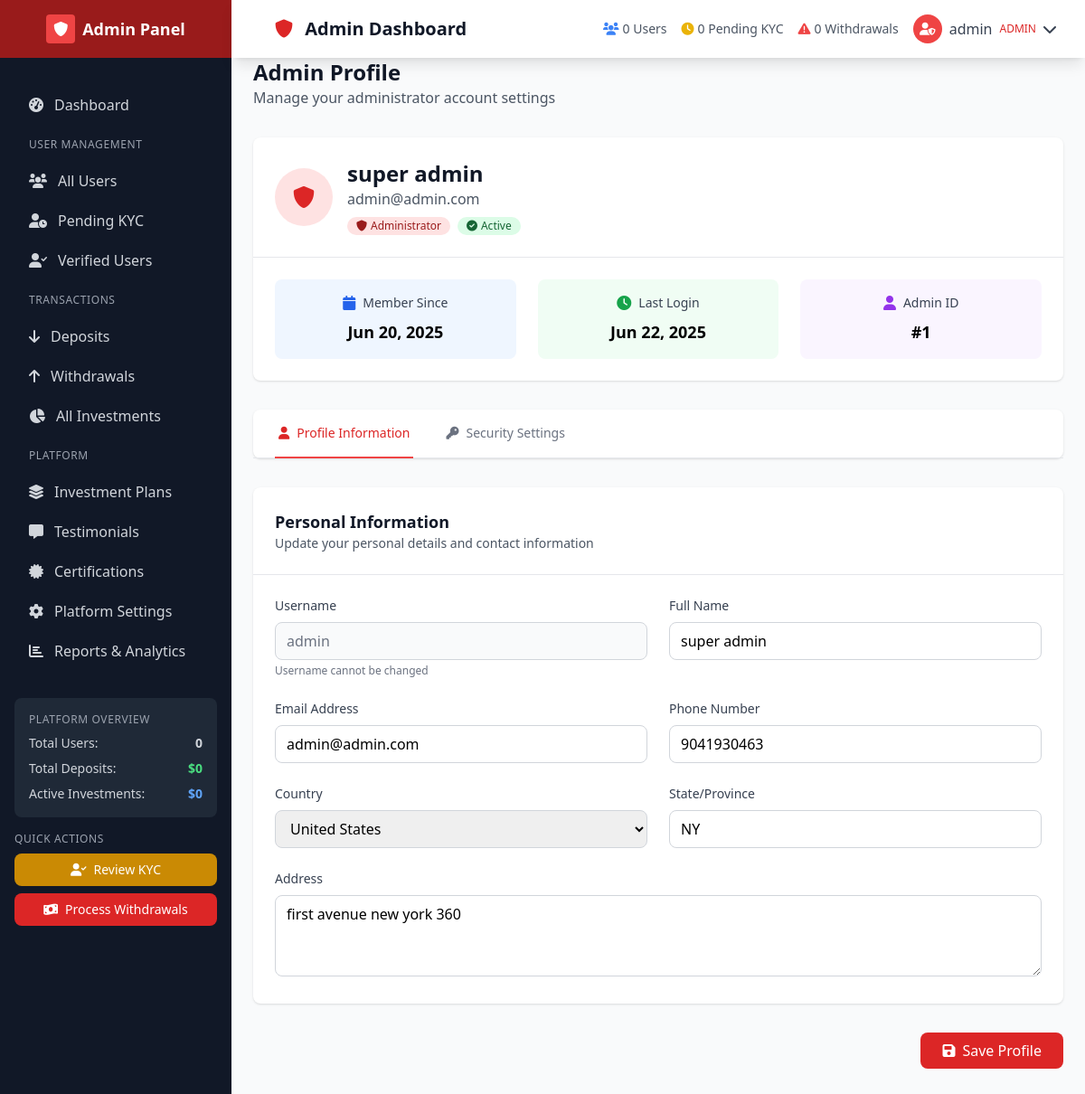
Before: /admin-panel/profile/ (signed in) with the older database file.
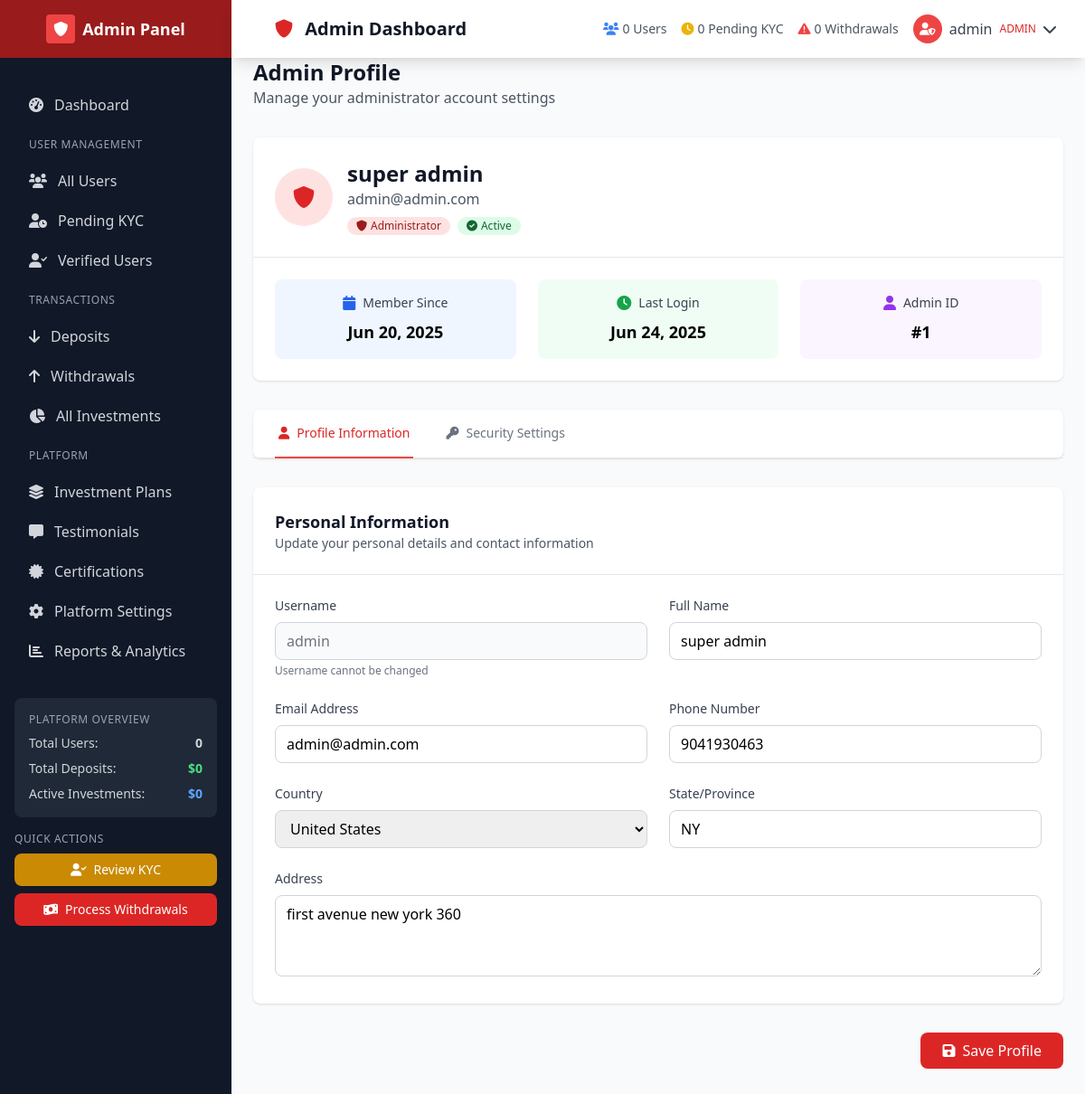
After: the same page with the newer database file.
### accounts/models.py (models this page shows, shortened)
class CustomUser(AbstractUser):
    email = models.EmailField(unique=True)
    full_name = models.CharField(max_length=100)
    is_verified = models.BooleanField(default=False)
    is_approved = models.BooleanField(default=False)
    registration_step = models.IntegerField(default=1)  # 1 or 2
    created_at = models.DateTimeField(auto_now_add=True)
    updated_at = models.DateTimeField(auto_now=True)
    USERNAME_FIELD = 'username'
    REQUIRED_FIELDS = ['email', 'full_name']

### admin_panel/views.py (the view)
# urls.py: path('profile/', views.admin_profile, name='admin_profile'),
@admin_required
def admin_profile(request):
    profile = get_or_create_profile(request.user)
    context = {
        'profile': profile,
    }
    return render(request, 'admin_panel/profile.html', context)

### admin_panel/context_processors.py (called while the page is built)
def investment_stats(request):
    if request.user.is_authenticated and request.user.is_staff:
        return {
            'investment_stats': calculate_investment_stats()
        }
    return {}

### admin_panel/views.py (called while the page is built)
def get_or_create_profile(user):
    profile, created = UserProfile.objects.get_or_create(user=user)
    return profile

### core/context_processors.py (called while the page is built)
def site_settings(request):
    try:
        settings = SiteSettings.objects.first()
    except SiteSettings.DoesNotExist:
        settings = None
    return {'site_settings': settings}

def currency_rates(request):
    rates = {}
    try:
        currency_rates = CurrencyRate.objects.all()
        for rate in currency_rates:
            rates[rate.currency_code] = rate.rate_usd
    except:
        pass
    return {'currency_rates': rates}

### templates/admin_panel/profile.html (shortened to what the changed rows need)
{% extends 'admin_panel/base.html' %}
{% block content %}
<div class="pt-16 p-6">
    <div class="max-w-4xl mx-auto">
        <div class="mb-8">
            <h1 class="text-2xl font-bold text-gray-900">Admin Profile</h1>
        </div>
        <div class="bg-white rounded-lg shadow mb-8">
            <div class="p-6 border-b border-gray-200">
                <div class="flex items-center space-x-4">
                    <div>
                        <h2 class="text-2xl font-bold text-gray-900">{{ user.full_name|default:user.username }}</h2>
                        <p class="text-gray-600">{{ user.email }}</p>
                        <div class="flex items-center space-x-2 mt-2">
                            <span class="inline-flex items-center px-2.5 py-0.5 rounded-full text-xs font-medium bg-red-100 text-red-800">
                            </span>
                            {% if user.is_active %}
                                <span class="inline-flex items-center px-2.5 py-0.5 rounded-full text-xs font-medium bg-green-100 text-green-800">
                                </span>
                            {% endif %}
                        </div>
                    </div>
                </div>
            </div>
            <div class="p-6">
                <div class="grid grid-cols-1 md:grid-cols-3 gap-6">
                    <div class="text-center p-4 bg-blue-50 rounded-lg">
                        <div class="flex items-center justify-center mb-2">
                            <i class="fas fa-calendar text-blue-600 mr-2"></i>
                            <span class="text-sm font-medium text-gray-700">Member Since</span>
                        </div>
                        <p class="text-lg font-semibold">{{ user.date_joined|date:"M d, Y" }}</p>
                    </div>
                    <div class="text-center p-4 bg-green-50 rounded-lg">
                        <div class="flex items-center justify-center mb-2">
                            <i class="fas fa-clock text-green-600 mr-2"></i>
                            <span class="text-sm font-medium text-gray-700">Last Login</span>
                        </div>
                        <p class="text-lg font-semibold">{{ user.last_login|date:"M d, Y" }}</p>
                    </div>
                    <div class="text-center p-4 bg-purple-50 rounded-lg">
                        <div class="flex items-center justify-center mb-2">
                            <i class="fas fa-user text-purple-600 mr-2"></i>
                            <span class="text-sm font-medium text-gray-700">Admin ID</span>
                        </div>
                        <p class="text-lg font-semibold">#{{ user.id }}</p>
                    </div>
                </div>
            </div>
        </div>
        <div id="profile-content" class="tab-content">
            <form method="post" action="{% url 'admin_panel:update_profile' %}">
                <div class="bg-white rounded-lg shadow mb-8">
                    <div class="p-6 border-b border-gray-200">
                        <h2 class="text-lg font-semibold text-gray-900">Personal Information</h2>
                    </div>
                    <div class="p-6 space-y-6">
                        <div class="grid grid-cols-1 md:grid-cols-2 gap-6">
                            <div>
                                <label class="block text-sm font-medium text-gray-700 mb-2">Username</label>
                                <input type="text" value="{{ user.username }}" disabled
                                       class="w-full px-3 py-2 border border-gray-300 rounded-lg bg-gray-50 text-gray-500">
                                <p class="text-xs text-gray-500 mt-1">Username cannot be changed</p>
                            </div>
                            <div>
                                <label class="block text-sm font-medium text-gray-700 mb-2">Full Name</label>
                                <input type="text" name="full_name" value="{{ user.full_name }}"
                                       class="w-full px-3 py-2 border border-gray-300 rounded-lg focus:ring-2 focus:ring-red-500 focus:border-transparent"
                                       placeholder="Enter your full name">
                            </div>
                            <div>
                                <label class="block text-sm font-medium text-gray-700 mb-2">Email Address</label>
                                <input type="email" name="email" value="{{ user.email }}"
                                       class="w-full px-3 py-2 border border-gray-300 rounded-lg focus:ring-2 focus:ring-red-500 focus:border-transparent"
                                       placeholder="Enter your email">
                            </div>
                        </div>
                    </div>
                </div>
            </form>
        </div>
    </div>
</div>
{% endblock %}

### templates/admin_panel/partials/navbar.html (shortened to what this page needs)
<nav class="bg-white shadow-lg fixed top-0 left-0 right-0 z-40 lg:left-64">
    <div class="px-4 sm:px-6 lg:px-8">
        <div class="flex justify-between h-16">
            <div class="flex items-center">
                <h1 class="ml-4 text-xl font-semibold text-gray-900">
                    <i class="fas fa-shield-alt text-red-600 mr-2"></i>
                    {% block page_title %}Admin Dashboard{% endblock %}
                </h1>
            </div>
            <div class="flex items-center space-x-4">
                <div class="hidden md:flex items-center space-x-4 text-sm text-gray-600">
                    <div class="flex items-center space-x-1">
                        <i class="fas fa-users text-blue-500"></i>
                        <span>{{ total_users|default:0 }} Users</span>
                    </div>
                    <div class="flex items-center space-x-1">
                        <i class="fas fa-clock text-yellow-500"></i>
                        <span>{{ pending_kyc|default:0 }} Pending KYC</span>
                    </div>
                    <div class="flex items-center space-x-1">
                        <i class="fas fa-exclamation-triangle text-red-500"></i>
                        <span>{{ pending_withdrawals|default:0 }} Withdrawals</span>
                    </div>
                </div>
                <div class="relative">
                    <button id="admin-user-menu-btn" class="flex items-center space-x-2 text-gray-700 hover:text-gray-900">
                        <div class="w-8 h-8 bg-red-500 rounded-full flex items-center justify-center text-white text-sm font-medium">
                            <i class="fas fa-user-shield"></i>
                        </div>
                        <span class="hidden sm:block">{{ user.username }}</span>
                        <span class="hidden sm:block text-xs text-red-600 font-medium">ADMIN</span>
                        <i class="fas fa-chevron-down"></i>
                    </button>
                </div>
            </div>
        </div>
    </div>
</nav>

Changed rows visible on the page:
changed CustomUser "super admin": last_login "Jun 22, 2025" → "Jun 24, 2025"
